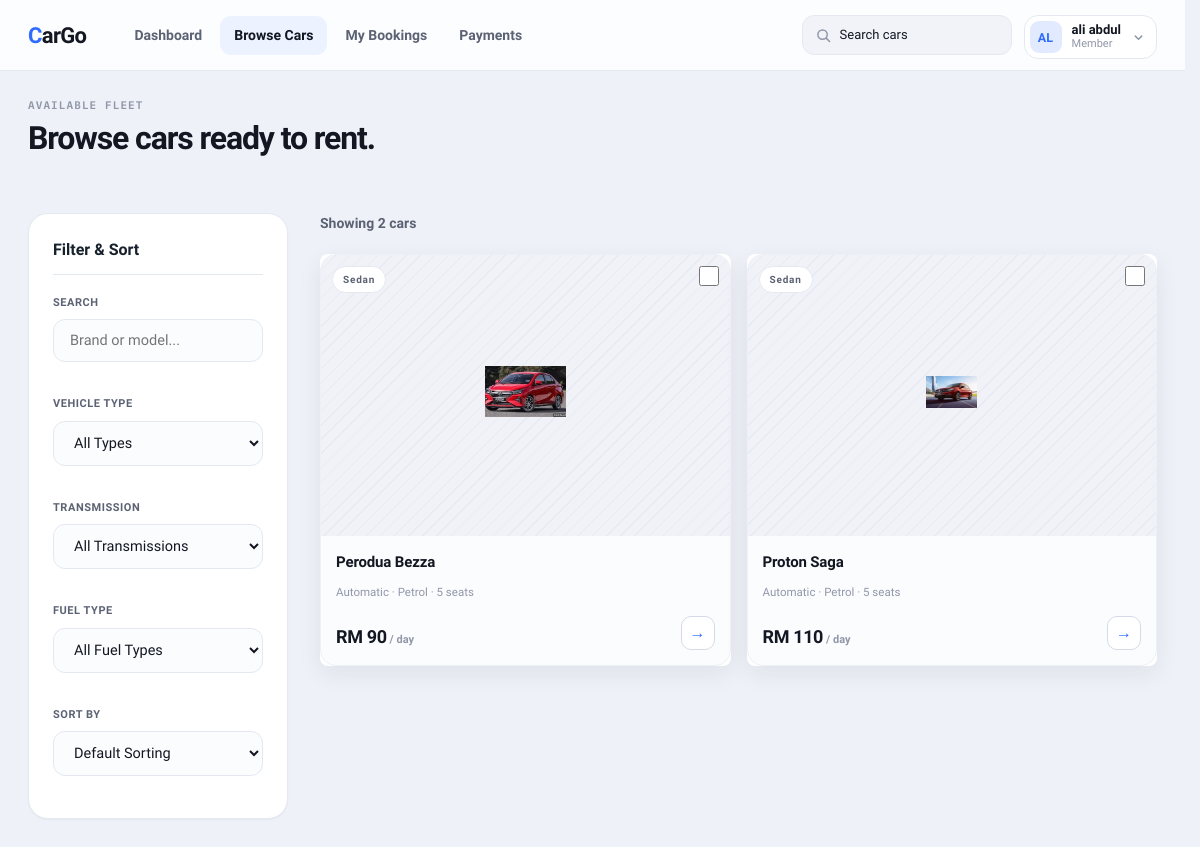
Screenshot of /customer/browse_cars.php (signed in) with the database file from the repository.
### tables this page shows
CREATE TABLE IF NOT EXISTS `cars` (
  `id` int(11) NOT NULL AUTO_INCREMENT,
  `admin_id` int(11) DEFAULT NULL,
  `brand` varchar(100) NOT NULL,
  `model` varchar(100) NOT NULL,
  `plate_number` varchar(30) NOT NULL,
  `car_type` enum('Compact','Sedan','SUV','MPV','Luxury','Sports','Hatchback','Truck') NOT NULL,
  `transmission` enum('Automatic','Manual') NOT NULL,
  `fuel_type` enum('Petrol','Diesel','Hybrid','Electric') NOT NULL,
  `seats` int(11) NOT NULL,
  `daily_rate` decimal(10,2) NOT NULL,
  `image` varchar(255) DEFAULT NULL,
  `status` enum('available','unavailable','maintenance') NOT NULL DEFAULT 'available',
  `created_at` datetime DEFAULT current_timestamp(),
  `archived_at` datetime DEFAULT NULL,
  PRIMARY KEY (`id`),
  UNIQUE KEY `plate_number` (`plate_number`),
  KEY `idx_cars_admin` (`admin_id`),
  KEY `idx_cars_type` (`car_type`),
  KEY `idx_cars_status` (`status`),
  CONSTRAINT `fk_car_admin` FOREIGN KEY (`admin_id`) REFERENCES `admins` (`id`) ON DELETE SET NULL ON UPDATE CASCADE
);

### util/car_image.php (called while the page is built, shortened)
<?php
function carImageDerivativePath(string $imagePath, ?int $width, string $extension): string
{
    $directory = dirname($imagePath);
    $baseName = pathinfo($imagePath, PATHINFO_FILENAME);
    if ($width !== null) {
        return $directory . '/' . $width . '/' . $baseName . '.' . $extension;
    }
    return $directory . '/' . $baseName . '.' . $extension;
}

### customer/browse_cars.php (the view, shortened to what this page needs)
<?php
require_once __DIR__ . '/../util/car_display.php';
function h($value): string
{
    return htmlspecialchars((string) $value, ENT_QUOTES, 'UTF-8');
}
$cars = [];
$error = '';
try {
    $conn = getDbConnection();
    $result = $conn->query(
        'SELECT id, brand, model, plate_number, car_type, transmission, fuel_type, seats, daily_rate, image
         FROM cars
         WHERE status = \'available\' AND archived_at IS NULL
         ORDER BY brand ASC, model ASC'
    );
    $cars = $result->fetch_all(MYSQLI_ASSOC);
} catch (mysqli_sql_exception $e) {
    $error = 'Could not load available cars. Please check the database connection.';
}
include '../includes/layout_top.php';
include 'header.php';
?>
<main class="dc-main">
    <header class="dc-h2-title" style="margin-bottom: 0;">
        <div>
            <div class="dc-mono-subtitle small" style="margin-bottom:8px">Available Fleet</div>
            <h1 class="dc-h1" style="font-size:clamp(24px, 6vw, 32px);">Browse cars ready to rent.</h1>
        </div>
    </header>
    <?php if ($error !== ''): ?>
        <p class="message error" style="color: #c23a52; background: #fbeaed; padding: 12px; border-radius: 8px; font-weight: 600;"><?php echo h($error); ?></p>
    <?php else: ?>
        <div class="browse-layout">
            <aside class="dc-card browse-filters" id="browse-filters">
                <div style="font-size: 16px; font-weight: 700; color: var(--text-color-strong); border-bottom: 1px solid var(--border-color); padding-bottom: 12px; margin-bottom: 4px;">
                    Filter & Sort
                </div>
                <div>
                    <label style="display: block; font-size: 11px; font-weight: 700; margin-bottom: 8px; color: #5b6273; text-transform: uppercase; letter-spacing: 0.05em;">Search</label>
                    <input type="text" id="car-search" class="dc-input" placeholder="Brand or model..." style="width: 100%;">
                </div>
                <div>
                    <label style="display: block; font-size: 11px; font-weight: 700; margin-bottom: 8px; color: #5b6273; text-transform: uppercase; letter-spacing: 0.05em;">Vehicle Type</label>
                    <select id="filter-type" class="dc-select" style="width: 100%;">
                        <option value="">All Types</option>
                    </select>
                </div>
                <div>
                    <label style="display: block; font-size: 11px; font-weight: 700; margin-bottom: 8px; color: #5b6273; text-transform: uppercase; letter-spacing: 0.05em;">Transmission</label>
                    <select id="filter-transmission" class="dc-select" style="width: 100%;">
                        <option value="">All Transmissions</option>
                    </select>
                </div>
                <div>
                    <label style="display: block; font-size: 11px; font-weight: 700; margin-bottom: 8px; color: #5b6273; text-transform: uppercase; letter-spacing: 0.05em;">Fuel Type</label>
                    <select id="filter-fuel" class="dc-select" style="width: 100%;">
                        <option value="">All Fuel Types</option>
                    </select>
                </div>
                <div>
                    <label style="display: block; font-size: 11px; font-weight: 700; margin-bottom: 8px; color: #5b6273; text-transform: uppercase; letter-spacing: 0.05em;">Sort By</label>
                    <select id="sort-by" class="dc-select" style="width: 100%;">
                        <option value="default">Default Sorting</option>
                    </select>
                </div>
            </aside>
            <div class="browse-results">
                <div style="margin-bottom: 20px; font-size: 14px; font-weight: 600; color: #5b6273;">
                    <span id="results-count">Showing <?php echo count($cars); ?> cars</span>
                </div>
        <form action="compare.php" method="get" id="compare-form">
            <section class="dc-grid-3" id="car-grid">
            <?php foreach ($cars as $carIndex => $car): ?>
                <article class="car-card" style="position: relative;"
                    data-brand="<?php echo h(strtolower($car['brand'])); ?>"
                    data-model="<?php echo h(strtolower($car['model'])); ?>"
                    data-type="<?php echo h(strtolower($car['car_type'])); ?>"
                    data-transmission="<?php echo h(strtolower($car['transmission'])); ?>"
                    data-fuel="<?php echo h(strtolower($car['fuel_type'])); ?>"
                    data-price="<?php echo (float)$car['daily_rate']; ?>"
                >
                    <div style="position: absolute; top: 12px; right: 12px; z-index: 10;">
                        <input type="checkbox" name="ids[]" value="<?php echo h($car['id']); ?>" class="compare-checkbox" style="width: 20px; height: 20px; cursor:pointer;">
                    </div>
                    <a href="car_detail.php?id=<?php echo h($car['id']); ?>" class="dc-car-card" style="text-decoration:none; color:inherit;">
                        <div class="dc-car-img-wrap">
                            <span class="dc-car-tag"><?php echo h($car['car_type']); ?></span>
                            <?php echo carImageTag(
                                $car['image'],
                                $car['brand'] . ' ' . $car['model'],
                                '(max-width: 700px) 100vw, 400px',
                                $carIndex < 4
                                    ? ['loading' => 'eager', 'fetchpriority' => 'high']
                                    : ['loading' => 'lazy']
                            ); ?>
                        </div>
                        <div class="dc-car-details">
                            <span class="dc-car-title"><?php echo h($car['brand'] . ' ' . $car['model']); ?></span>
                            <span class="dc-car-specs"><?php echo h($car['transmission']); ?> · <?php echo h($car['fuel_type']); ?> · <?php echo h($car['seats']); ?> seats</span>
                            <div class="dc-car-price-row">
                                <span class="dc-car-price">
                                    <strong>RM <?php echo h(number_format((float) $car['daily_rate'], 0)); ?></strong>
                                    <span>/ day</span>
                                </span>
                                <button class="dc-btn-icon" type="button">→</button>
                            </div>
                        </div>
                    </a>
                </article>
            <?php endforeach; ?>
            </section>
        </form>
        </div>
        </div>
    <?php endif; ?>
</main>
<?php include '../includes/layout_bottom.php'; ?>

### util/car_display.php (shortened to what this page needs)
<?php
require_once __DIR__ . '/car_image.php';
function carImageUrl(?string $imagePath, string $fallbackUrl): string
{
    $imagePath = trim((string) $imagePath);
    return carImageRelativeUrl($imagePath);
}
function carImageRelativeUrl(string $imagePath): string
{
    return '../' . ltrim($imagePath, '/');
}
function carImagePlaceholderUrl(): string
{
    return carImageRelativeUrl(CAR_IMAGE_PLACEHOLDER);
}
function carImageTag(?string $imagePath, string $alt, string $sizes, array $opts = []): string
{
    $imagePath = trim((string) $imagePath);
    $loadingAttr = $opts['loading'] ?? 'lazy';
    $fetchPriority = $opts['fetchpriority'] ?? null;
    $width = isset($opts['width']) ? (int) $opts['width'] : null;
    $height = isset($opts['height']) ? (int) $opts['height'] : null;
    $class = $opts['class'] ?? null;
    $style = $opts['style'] ?? null;
    $src = carImageUrl($imagePath, carImagePlaceholderUrl());
    $isLocalCarImage = $imagePath !== '' && !preg_match('/^https?:\/\//', $imagePath);
    $webpSrcset = [];
    $jpegSrcset = [];
    if ($isLocalCarImage) {
        try {
            foreach (CAR_IMAGE_DERIVATIVE_WIDTHS as $derivativeWidth) {
                $jpegPath = carImageDerivativePath($imagePath, $derivativeWidth, 'jpg');
                $webpPath = carImageDerivativePath($imagePath, $derivativeWidth, 'webp');
            }
            $fullWebpPath = carImageDerivativePath($imagePath, null, 'webp');
            if (carImageDerivativeExists($fullWebpPath)) {
                $webpSrcset[] = carImageRelativeUrl($fullWebpPath) . ' ' . CAR_IMAGE_MAX_DIMENSION . 'w';
            }
        } catch (InvalidArgumentException $e) {
            $webpSrcset = [];
            $jpegSrcset = [];
        }
    }
    $imgTag = carImageImgTag($src, $alt, $loadingAttr, $fetchPriority, $width, $height, $class, $style);
    $sources = '';
    if ($webpSrcset !== []) {
        $sources .= '<source type="image/webp" srcset="' . carImageEscape(implode(', ', $webpSrcset))
            . '" sizes="' . carImageEscape($sizes) . '">';
    }
    return '<picture>' . $sources . $imgTag . '</picture>';
}
function carImageImgTag(
    string $src,
    string $alt,
    string $loadingAttr,
    ?string $fetchPriority,
    ?int $width,
    ?int $height,
    ?string $class,
    ?string $style = null
): string {
    $html = '<img src="' . carImageEscape($src) . '" alt="' . carImageEscape($alt) . '"';
    $html .= ' loading="' . carImageEscape($loadingAttr) . '" decoding="async"';
    if ($fetchPriority !== null) {
        $html .= ' fetchpriority="' . carImageEscape($fetchPriority) . '"';
    }
    return $html . '>';
}
function carImageDerivativeExists(string $relativePath): bool
{
    $diskPath = dirname(__DIR__) . DIRECTORY_SEPARATOR . str_replace('/', DIRECTORY_SEPARATOR, $relativePath);
    return is_file($diskPath);
}
function carImageEscape(string $value): string
{
    return htmlspecialchars($value, ENT_QUOTES, 'UTF-8');
}

### css/style.css (style rules this page uses)
:root { --primary-color: #f9c74f; --primary-color-hover: #f4b932; --primary-color-dark: #b58517; --primary-bg: #fff4d2; --primary-bg-light: #fff9e8; --secondary-color: #1f6fd1; --secondary-color-hover: #1656a8; --secondary-bg: #e8edf3; --text-color: #1d2733; --text-color-strong: #17212b; --text-muted: #546070; --border-color: #e2e8f0; --border-color-dark: #d8e0e8; --background-color: #edf2f7; --background-alt: #f8fafc; --surface-color: #ffffff; --success-color: #176b3a; --success-bg: #e7f7ee; --danger-color: #9f1d1d; --danger-color-strong: #b42318; --danger-color-hover: #8f1d14; --danger-bg: #ffe8e8; --dashboard-max-width: 1180px; --dashboard-page-padding: 28px; --dashboard-mobile-padding: 20px; }
* { box-sizing: border-box; margin: 0; padding: 0; }
html { scrollbar-gutter: stable; }
body { width: 100%; min-height: 100vh; overflow-y: scroll; font-family: 'Inter', -apple-system, BlinkMacSystemFont, "Segoe UI", Roboto, Helvetica, Arial, sans-serif; color: var(--text-color); background-color: var(--background-color); line-height: 1.5; -webkit-font-smoothing: antialiased; -moz-osx-font-smoothing: grayscale; }
form { display: flex; flex-direction: column; }
label { margin-bottom: 7px; font-weight: bold; color: #253447; }
input, select, textarea { width: 100%; margin-bottom: 18px; padding: 13px 14px; border: 1px solid var(--border-color); border-radius: 6px; color: var(--text-color); font-family: Arial, sans-serif; font-size: 15px; }
button { margin-top: 4px; padding: 14px; border: none; border-radius: 6px; background: var(--primary-color); color: var(--text-color-strong); font-size: 16px; font-weight: bold; cursor: pointer; }

### css/customer.css (style rules this page uses)
.car-card { overflow: hidden; border-radius: 8px; background: var(--surface-color); box-shadow: 0 8px 24px rgba(29, 39, 51, 0.07); }
.car-card a { display: flex; min-height: 100%; flex-direction: column; color: inherit; text-decoration: none; }
.car-card img { width: 100%; aspect-ratio: 16 / 10; object-fit: cover; }
.car-card { transition: transform 0.2s ease, box-shadow 0.2s ease; }
.browse-layout { display: flex; gap: 32px; align-items: flex-start; margin-top: 24px; }
.browse-filters { width: 260px; flex-shrink: 0; padding: 24px; position: sticky; top: 94px; display: flex; flex-direction: column; gap: 16px; box-sizing: border-box; z-index: 10; }
.browse-results { flex: 1; min-width: 0; }

### rows the page displays
cars: car_type "Sedan", shows a picture, brand+model "Perodua Bezza", transmission "Automatic", fuel_type "Petrol", seats "5", daily_rate "90"
cars: car_type "Sedan", shows a picture, brand+model "Proton Saga", transmission "Automatic", fuel_type "Petrol", seats "5", daily_rate "110"

### other values shown
$avatarLetters "AL"
$customerDisplayName "ali abdul"
count($cars) "2"
